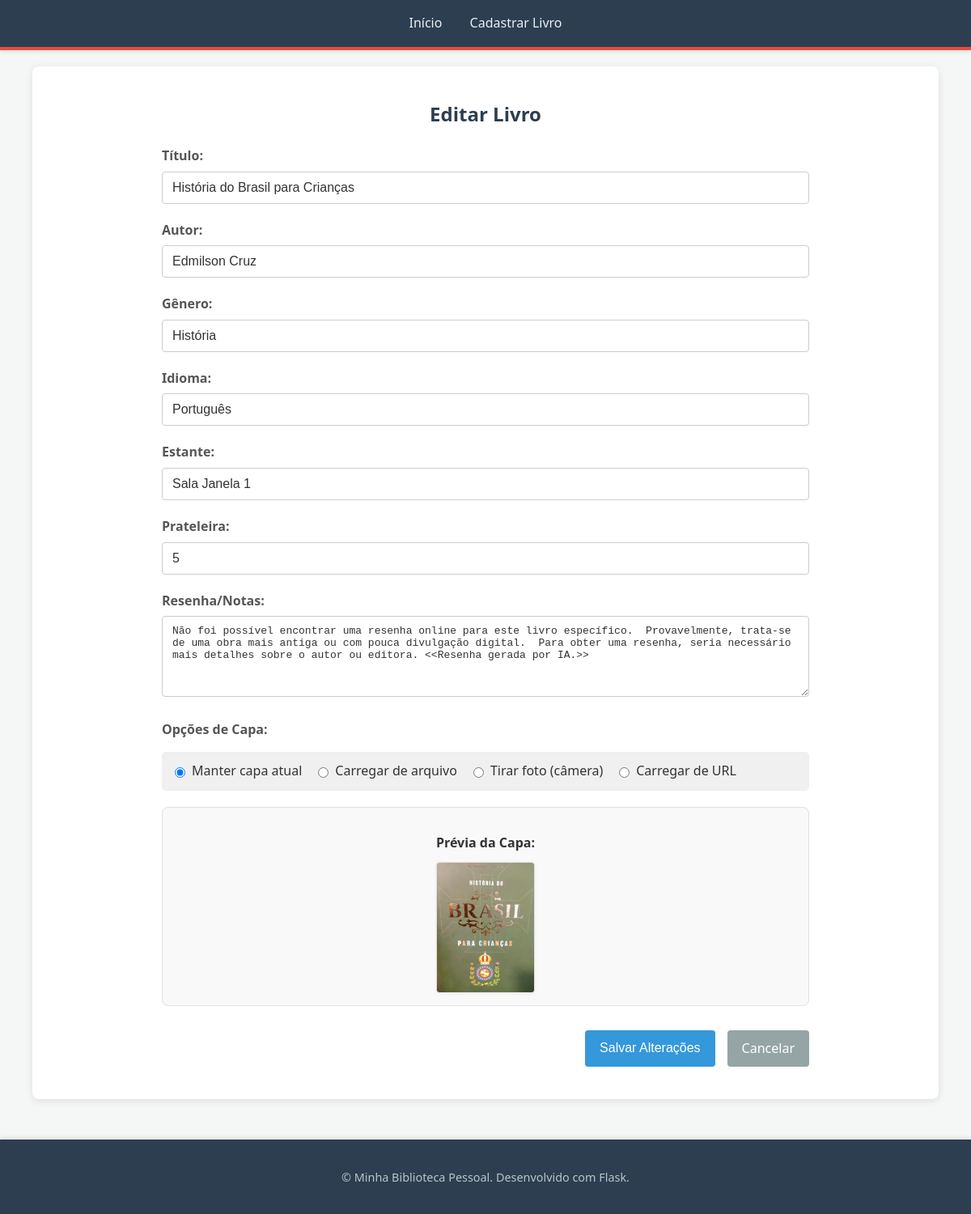
The app's page /edit/f5edcdc6-f6b0-43b2-b622-811bcc202db2 with its own data.
### app.py (models this page shows, shortened)
class Book(db.Model):
    __tablename__ = 'books'
    id = db.Column(db.String(36), primary_key=True, default=lambda: str(uuid.uuid4()))
    title = db.Column(db.String(255), nullable=False)
    author = db.Column(db.String(255), nullable=False)
    genre = db.Column(db.String(100))
    language = db.Column(db.String(50))
    shelf = db.Column(db.String(100))
    bookshelf = db.Column(db.String(100))
    review = db.Column(db.Text)
    cover_path = db.Column(db.String(255))  # Caminho relativo da capa (ex: 'uploads/nome_arquivo.jpg')

### app.py (the view, shortened to what this page needs)
@app.route('/edit/<book_id>', methods=['GET', 'POST'])
def edit_book(book_id):
    book = db.session.get(Book, book_id)
    if not book:
        flash('Livro não encontrado.', 'error')
        return redirect(url_for('index'))
    return render_template('edit_book.html', book=book)

### templates/edit_book.html (shortened to what this page needs)
{% extends "base.html" %}
{% block content %}
    <section class="form-container">
        <h1>Editar Livro</h1>
        <form method="POST" action="{{ url_for('edit_book', book_id=book.id) }}" enctype="multipart/form-data" class="book-form" id="edit-book-form">
            <div class="form-group">
                <label for="title">Título:</label>
                <input type="text" id="title" name="title" value="{{ book.title }}" required>
            </div>
            <div class="form-group">
                <label for="author">Autor:</label>
                <input type="text" id="author" name="author" value="{{ book.author }}" required>
            </div>
            <div class="form-group">
                <label for="genre">Gênero:</label>
                <input type="text" id="genre" name="genre" value="{{ book.genre or '' }}">
            </div>
            <div class="form-group">
                <label for="language">Idioma:</label>
                <input type="text" id="language" name="language" value="{{ book.language or '' }}">
            </div>
            <div class="form-group">
                <label for="bookshelf">Estante:</label>
                <input type="text" id="bookshelf" name="bookshelf" value="{{ book.bookshelf or '' }}">
            </div>
            <div class="form-group">
                <label for="shelf">Prateleira:</label>
                <input type="text" id="shelf" name="shelf" value="{{ book.shelf or '' }}">
            </div>
            <div class="form-group">
                <label for="review">Resenha/Notas:</label>
                <textarea id="review" name="review" rows="4">{{ book.review or '' }}</textarea>
            </div>
            <div class="form-group cover-upload-options">
                <label>Opções de Capa:</label>
                <div class="radio-options">
                    <label>
                        <input type="radio" name="cover_option" value="current" checked> Manter capa atual
                    </label>
                    <label>
                        <input type="radio" name="cover_option" value="file"> Carregar de arquivo
                    </label>
                    <label>
                        <input type="radio" name="cover_option" value="camera"> Tirar foto (câmera)
                    </label>
                    <label>
                        <input type="radio" name="cover_option" value="url"> Carregar de URL
                    </label>
                </div>
                <div class="image-preview-container" style="margin-top:20px;">
                    <p>Prévia da Capa:</p>
                    <img id="cover-preview"
                         src="{% if book.cover_path %}{{ url_for('static', filename=book.cover_path) }}{% else %}{{ url_for('static', filename='uploads/default_cover.png') }}{% endif %}"
                         alt="Prévia da Capa"
                         class="default-cover-preview">
                </div>
            </div>
            <div class="form-actions">
                <button type="submit" class="btn btn-primary">Salvar Alterações</button>
                <a href="{{ url_for('book_detail_route', book_id=book.id) }}" class="btn btn-secondary">Cancelar</a>
            </div>
        </form>
    </section>
{% endblock %}

### static/css/style.css (style rules this page uses)
:root { --primary-color: #3498db; --primary-dark-color: #2980b9; --secondary-color: #95a5a6; --secondary-dark-color: #7f8c8d; --info-color: #1abc9c; --info-dark-color: #16a085; --danger-color: #e74c3c; --danger-dark-color: #c0392b; --header-bg-color: #2c3e50; --header-text-color: #ecf0f1; --body-bg-color: #f4f7f6; --container-bg-color: #fff; --text-color-dark: #333; --text-color-medium: #555; --text-color-light: #555; --border-color-light: #eee; --border-color-medium: #e0e0e0; --box-shadow-light: 0 1px 4px rgba(0,0,0,0.05); --box-shadow-medium: 0 2px 10px rgba(0,0,0,0.1); --font-family: 'Segoe UI', Tahoma, Geneva, Verdana, sans-serif; --border-radius: 8px; }
body, html { margin: 0; padding: 0; font-family: var(--font-family); background-color: var(--body-bg-color); color: var(--text-color-dark); line-height: 1.6; min-height: 100vh; display: flex; flex-direction: column; }
.form-container { margin: 20px auto; max-width: 800px; }
.form-container h1 { color: var(--header-bg-color); margin-bottom: 20px; text-align: center; }
.book-form .form-group { margin-bottom: 20px; }
.book-form label { display: block; margin-bottom: 6px; font-weight: 600; color: var(--text-color-medium); }
.book-form input[type="text"], .book-form input[type="url"], .book-form input[type="file"], .book-form textarea, .book-form select { width: 100%; padding: 10px 12px; border: 1px solid #ccc; border-radius: 4px; box-sizing: border-box; font-size: 1em; color: var(--text-color-dark); }
.book-form textarea { resize: vertical; min-height: 100px; }
.form-actions { margin-top: 30px; text-align: right; display: flex; justify-content: flex-end; gap: 15px; }
.cover-upload-options .radio-options { display: flex; flex-wrap: wrap; gap: 15px; margin-top: 15px; margin-bottom: 20px; padding: 10px; background-color: #f0f0f0; border-radius: 5px; border: 1px solid var(--border-color-light); }
.cover-upload-options .radio-options label { display: flex; align-items: center; font-weight: normal; margin-bottom: 0; cursor: pointer; color: var(--text-color-dark); }
.cover-upload-options .radio-options input[type="radio"] { margin-right: 8px; cursor: pointer; }
.image-preview-container { text-align: center; margin-top: 25px; padding: 15px; border: 1px solid var(--border-color-medium); border-radius: var(--border-radius); background-color: #f9f9f9; }
.image-preview-container p { font-weight: bold; margin-bottom: 10px; color: var(--text-color-dark); }
.default-cover-preview, .image-preview-container img { max-width: 120px; height: auto; border: 1px solid var(--border-color-medium); border-radius: 4px; box-shadow: var(--box-shadow-light); display: block; margin: 0 auto; }
.btn { padding: 10px 18px; border: none; border-radius: 4px; cursor: pointer; font-size: 1em; text-decoration: none; display: inline-flex; align-items: center; justify-content: center; gap: 8px; transition: background-color 0.2s ease, box-shadow 0.2s ease, transform 0.2s ease; min-height: 40px; box-sizing: border-box; white-space: nowrap; }
.btn-primary { background-color: var(--primary-color); color: white; }
.btn-secondary { background-color: var(--secondary-color); color: white; }

### records on screen
Book: title "História do Brasil para Crianças", author "Edmilson Cruz", genre "História", language "Português", bookshelf "Sala Janela 1", shelf "5", review "Não foi possível encontrar uma resenha online para este livro específico. Provavelmente, trata-se de uma obra mais antiga ou com pouca divulgação digital. Para obter uma resenha, seria necessário mais detalhes sobre o autor ou editora. <<Resenha gerada por IA.>>", cover_path (picture)
